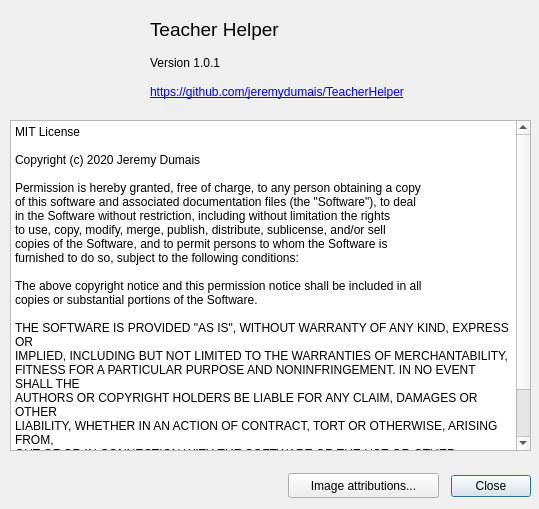
<?xml version="1.0" encoding="UTF-8"?>
<ui version="4.0">
 <class>aboutBoxFormClass</class>
 <widget class="QDialog" name="aboutBoxFormClass">
  <property name="geometry">
   <rect>
    <x>0</x>
    <y>0</y>
    <width>539</width>
    <height>509</height>
   </rect>
  </property>
  <property name="windowTitle">
   <string>About box</string>
  </property>
  <property name="windowIcon">
   <iconset resource="../res/global.qrc">
    <normaloff>:/global/TeacherHelperIcon.ico</normaloff>:/global/TeacherHelperIcon.ico</iconset>
  </property>
  <widget class="QDialogButtonBox" name="buttonBox">
   <property name="geometry">
    <rect>
     <x>450</x>
     <y>470</y>
     <width>81</width>
     <height>32</height>
    </rect>
   </property>
   <property name="orientation">
    <enum>Qt::Horizontal</enum>
   </property>
   <property name="standardButtons">
    <set>QDialogButtonBox::Close</set>
   </property>
  </widget>
  <widget class="QLabel" name="label">
   <property name="geometry">
    <rect>
     <x>150</x>
     <y>14</y>
     <width>141</width>
     <height>31</height>
    </rect>
   </property>
   <property name="font">
    <font>
     <pointsize>14</pointsize>
    </font>
   </property>
   <property name="text">
    <string>Teacher Helper</string>
   </property>
  </widget>
  <widget class="QLabel" name="label_2">
   <property name="geometry">
    <rect>
     <x>150</x>
     <y>54</y>
     <width>101</width>
     <height>17</height>
    </rect>
   </property>
   <property name="text">
    <string>Version 1.0.1</string>
   </property>
  </widget>
  <widget class="QLabel" name="label_3">
   <property name="geometry">
    <rect>
     <x>10</x>
     <y>0</y>
     <width>128</width>
     <height>128</height>
    </rect>
   </property>
   <property name="text">
    <string/>
   </property>
   <property name="pixmap">
    <pixmap resource="../res/global.qrc">:/global/TeacherHelper Icon256.png</pixmap>
   </property>
   <property name="scaledContents">
    <bool>true</bool>
   </property>
   <property name="wordWrap">
    <bool>false</bool>
   </property>
  </widget>
  <widget class="QPlainTextEdit" name="plainTextEdit">
   <property name="geometry">
    <rect>
     <x>10</x>
     <y>120</y>
     <width>521</width>
     <height>331</height>
    </rect>
   </property>
   <property name="font">
    <font>
     <pointsize>9</pointsize>
    </font>
   </property>
   <property name="plainText">
    <string>MIT License

Copyright (c) 2020 Jeremy Dumais

Permission is hereby granted, free of charge, to any person obtaining a copy
of this software and associated documentation files (the &quot;Software&quot;), to deal
in the Software without restriction, including without limitation the rights
to use, copy, modify, merge, publish, distribute, sublicense, and/or sell
copies of the Software, and to permit persons to whom the Software is
furnished to do so, subject to the following conditions:

The above copyright notice and this permission notice shall be included in all
copies or substantial portions of the Software.

THE SOFTWARE IS PROVIDED &quot;AS IS&quot;, WITHOUT WARRANTY OF ANY KIND, EXPRESS OR
IMPLIED, INCLUDING BUT NOT LIMITED TO THE WARRANTIES OF MERCHANTABILITY,
FITNESS FOR A PARTICULAR PURPOSE AND NONINFRINGEMENT. IN NO EVENT SHALL THE
AUTHORS OR COPYRIGHT HOLDERS BE LIABLE FOR ANY CLAIM, DAMAGES OR OTHER
LIABILITY, WHETHER IN AN ACTION OF CONTRACT, TORT OR OTHERWISE, ARISING FROM,
OUT OF OR IN CONNECTION WITH THE SOFTWARE OR THE USE OR OTHER DEALINGS IN THE
SOFTWARE.</string>
   </property>
  </widget>
  <widget class="QLabel" name="label_4">
   <property name="geometry">
    <rect>
     <x>150</x>
     <y>77</y>
     <width>341</width>
     <height>30</height>
    </rect>
   </property>
   <property name="text">
    <string>&lt;html&gt;&lt;head/&gt;&lt;body&gt;&lt;p&gt;&lt;a href=&quot;https://github.com/jeremydumais/TeacherHelper&quot;&gt;&lt;span style=&quot; text-decoration: underline; color:#0000ff;&quot;&gt;https://github.com/jeremydumais/TeacherHelper&lt;/span&gt;&lt;/a&gt;</string>
   </property>
   <property name="textFormat">
    <enum>Qt::RichText</enum>
   </property>
   <property name="openExternalLinks">
    <bool>true</bool>
   </property>
  </widget>
  <widget class="QPushButton" name="pushButtonImageAttributions">
   <property name="geometry">
    <rect>
     <x>288</x>
     <y>473</y>
     <width>151</width>
     <height>25</height>
    </rect>
   </property>
   <property name="text">
    <string>Image attributions...</string>
   </property>
  </widget>
 </widget>
 <resources>
  <include location="../res/global.qrc"/>
 </resources>
 <connections>
  <connection>
   <sender>buttonBox</sender>
   <signal>accepted()</signal>
   <receiver>aboutBoxFormClass</receiver>
   <slot>accept()</slot>
   <hints>
    <hint type="sourcelabel">
     <x>248</x>
     <y>254</y>
    </hint>
    <hint type="destinationlabel">
     <x>157</x>
     <y>274</y>
    </hint>
   </hints>
  </connection>
  <connection>
   <sender>buttonBox</sender>
   <signal>rejected()</signal>
   <receiver>aboutBoxFormClass</receiver>
   <slot>reject()</slot>
   <hints>
    <hint type="sourcelabel">
     <x>316</x>
     <y>260</y>
    </hint>
    <hint type="destinationlabel">
     <x>286</x>
     <y>274</y>
    </hint>
   </hints>
  </connection>
 </connections>
</ui>
